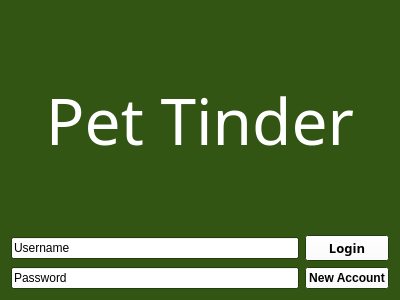
<?xml version="1.0" encoding="UTF-8"?>
<ui version="4.0">
 <class>HomeScreen</class>
 <widget class="QWidget" name="HomeScreen">
  <property name="geometry">
   <rect>
    <x>0</x>
    <y>0</y>
    <width>400</width>
    <height>300</height>
   </rect>
  </property>
  <property name="sizePolicy">
   <sizepolicy hsizetype="Maximum" vsizetype="Maximum">
    <horstretch>0</horstretch>
    <verstretch>0</verstretch>
   </sizepolicy>
  </property>
  <property name="palette">
   <palette>
    <active>
     <colorrole role="WindowText">
      <brush brushstyle="SolidPattern">
       <color alpha="255">
        <red>255</red>
        <green>255</green>
        <blue>255</blue>
       </color>
      </brush>
     </colorrole>
     <colorrole role="Button">
      <brush brushstyle="SolidPattern">
       <color alpha="255">
        <red>255</red>
        <green>255</green>
        <blue>255</blue>
       </color>
      </brush>
     </colorrole>
     <colorrole role="Light">
      <brush brushstyle="SolidPattern">
       <color alpha="255">
        <red>76</red>
        <green>221</green>
        <blue>13</blue>
       </color>
      </brush>
     </colorrole>
     <colorrole role="Midlight">
      <brush brushstyle="SolidPattern">
       <color alpha="255">
        <red>76</red>
        <green>221</green>
        <blue>13</blue>
       </color>
      </brush>
     </colorrole>
     <colorrole role="Dark">
      <brush brushstyle="SolidPattern">
       <color alpha="255">
        <red>76</red>
        <green>221</green>
        <blue>13</blue>
       </color>
      </brush>
     </colorrole>
     <colorrole role="Mid">
      <brush brushstyle="SolidPattern">
       <color alpha="255">
        <red>76</red>
        <green>221</green>
        <blue>13</blue>
       </color>
      </brush>
     </colorrole>
     <colorrole role="Text">
      <brush brushstyle="SolidPattern">
       <color alpha="255">
        <red>255</red>
        <green>255</green>
        <blue>255</blue>
       </color>
      </brush>
     </colorrole>
     <colorrole role="ButtonText">
      <brush brushstyle="SolidPattern">
       <color alpha="255">
        <red>0</red>
        <green>0</green>
        <blue>0</blue>
       </color>
      </brush>
     </colorrole>
     <colorrole role="Base">
      <brush brushstyle="SolidPattern">
       <color alpha="255">
        <red>255</red>
        <green>255</green>
        <blue>255</blue>
       </color>
      </brush>
     </colorrole>
     <colorrole role="Window">
      <brush brushstyle="SolidPattern">
       <color alpha="255">
        <red>50</red>
        <green>85</green>
        <blue>19</blue>
       </color>
      </brush>
     </colorrole>
     <colorrole role="Shadow">
      <brush brushstyle="SolidPattern">
       <color alpha="255">
        <red>76</red>
        <green>221</green>
        <blue>13</blue>
       </color>
      </brush>
     </colorrole>
     <colorrole role="AlternateBase">
      <brush brushstyle="SolidPattern">
       <color alpha="255">
        <red>76</red>
        <green>221</green>
        <blue>13</blue>
       </color>
      </brush>
     </colorrole>
     <colorrole role="NoRole">
      <brush brushstyle="SolidPattern">
       <color alpha="255">
        <red>76</red>
        <green>221</green>
        <blue>13</blue>
       </color>
      </brush>
     </colorrole>
     <colorrole role="ToolTipBase">
      <brush brushstyle="SolidPattern">
       <color alpha="255">
        <red>76</red>
        <green>221</green>
        <blue>13</blue>
       </color>
      </brush>
     </colorrole>
    </active>
    <inactive>
     <colorrole role="WindowText">
      <brush brushstyle="SolidPattern">
       <color alpha="255">
        <red>255</red>
        <green>255</green>
        <blue>255</blue>
       </color>
      </brush>
     </colorrole>
     <colorrole role="Button">
      <brush brushstyle="SolidPattern">
       <color alpha="255">
        <red>255</red>
        <green>255</green>
        <blue>255</blue>
       </color>
      </brush>
     </colorrole>
     <colorrole role="Light">
      <brush brushstyle="SolidPattern">
       <color alpha="255">
        <red>76</red>
        <green>221</green>
        <blue>13</blue>
       </color>
      </brush>
     </colorrole>
     <colorrole role="Midlight">
      <brush brushstyle="SolidPattern">
       <color alpha="255">
        <red>76</red>
        <green>221</green>
        <blue>13</blue>
       </color>
      </brush>
     </colorrole>
     <colorrole role="Dark">
      <brush brushstyle="SolidPattern">
       <color alpha="255">
        <red>76</red>
        <green>221</green>
        <blue>13</blue>
       </color>
      </brush>
     </colorrole>
     <colorrole role="Mid">
      <brush brushstyle="SolidPattern">
       <color alpha="255">
        <red>76</red>
        <green>221</green>
        <blue>13</blue>
       </color>
      </brush>
     </colorrole>
     <colorrole role="Text">
      <brush brushstyle="SolidPattern">
       <color alpha="255">
        <red>255</red>
        <green>255</green>
        <blue>255</blue>
       </color>
      </brush>
     </colorrole>
     <colorrole role="ButtonText">
      <brush brushstyle="SolidPattern">
       <color alpha="255">
        <red>0</red>
        <green>0</green>
        <blue>0</blue>
       </color>
      </brush>
     </colorrole>
     <colorrole role="Base">
      <brush brushstyle="SolidPattern">
       <color alpha="255">
        <red>255</red>
        <green>255</green>
        <blue>255</blue>
       </color>
      </brush>
     </colorrole>
     <colorrole role="Window">
      <brush brushstyle="SolidPattern">
       <color alpha="255">
        <red>50</red>
        <green>85</green>
        <blue>19</blue>
       </color>
      </brush>
     </colorrole>
     <colorrole role="Shadow">
      <brush brushstyle="SolidPattern">
       <color alpha="255">
        <red>76</red>
        <green>221</green>
        <blue>13</blue>
       </color>
      </brush>
     </colorrole>
     <colorrole role="AlternateBase">
      <brush brushstyle="SolidPattern">
       <color alpha="255">
        <red>76</red>
        <green>221</green>
        <blue>13</blue>
       </color>
      </brush>
     </colorrole>
     <colorrole role="NoRole">
      <brush brushstyle="SolidPattern">
       <color alpha="255">
        <red>76</red>
        <green>221</green>
        <blue>13</blue>
       </color>
      </brush>
     </colorrole>
     <colorrole role="ToolTipBase">
      <brush brushstyle="SolidPattern">
       <color alpha="255">
        <red>76</red>
        <green>221</green>
        <blue>13</blue>
       </color>
      </brush>
     </colorrole>
    </inactive>
    <disabled>
     <colorrole role="WindowText">
      <brush brushstyle="SolidPattern">
       <color alpha="255">
        <red>76</red>
        <green>221</green>
        <blue>13</blue>
       </color>
      </brush>
     </colorrole>
     <colorrole role="Button">
      <brush brushstyle="SolidPattern">
       <color alpha="255">
        <red>255</red>
        <green>255</green>
        <blue>255</blue>
       </color>
      </brush>
     </colorrole>
     <colorrole role="Light">
      <brush brushstyle="SolidPattern">
       <color alpha="255">
        <red>76</red>
        <green>221</green>
        <blue>13</blue>
       </color>
      </brush>
     </colorrole>
     <colorrole role="Midlight">
      <brush brushstyle="SolidPattern">
       <color alpha="255">
        <red>76</red>
        <green>221</green>
        <blue>13</blue>
       </color>
      </brush>
     </colorrole>
     <colorrole role="Dark">
      <brush brushstyle="SolidPattern">
       <color alpha="255">
        <red>76</red>
        <green>221</green>
        <blue>13</blue>
       </color>
      </brush>
     </colorrole>
     <colorrole role="Mid">
      <brush brushstyle="SolidPattern">
       <color alpha="255">
        <red>76</red>
        <green>221</green>
        <blue>13</blue>
       </color>
      </brush>
     </colorrole>
     <colorrole role="Text">
      <brush brushstyle="SolidPattern">
       <color alpha="255">
        <red>76</red>
        <green>221</green>
        <blue>13</blue>
       </color>
      </brush>
     </colorrole>
     <colorrole role="ButtonText">
      <brush brushstyle="SolidPattern">
       <color alpha="255">
        <red>76</red>
        <green>221</green>
        <blue>13</blue>
       </color>
      </brush>
     </colorrole>
     <colorrole role="Base">
      <brush brushstyle="SolidPattern">
       <color alpha="255">
        <red>50</red>
        <green>85</green>
        <blue>19</blue>
       </color>
      </brush>
     </colorrole>
     <colorrole role="Window">
      <brush brushstyle="SolidPattern">
       <color alpha="255">
        <red>50</red>
        <green>85</green>
        <blue>19</blue>
       </color>
      </brush>
     </colorrole>
     <colorrole role="Shadow">
      <brush brushstyle="SolidPattern">
       <color alpha="255">
        <red>76</red>
        <green>221</green>
        <blue>13</blue>
       </color>
      </brush>
     </colorrole>
     <colorrole role="AlternateBase">
      <brush brushstyle="SolidPattern">
       <color alpha="255">
        <red>76</red>
        <green>221</green>
        <blue>13</blue>
       </color>
      </brush>
     </colorrole>
     <colorrole role="NoRole">
      <brush brushstyle="SolidPattern">
       <color alpha="255">
        <red>76</red>
        <green>221</green>
        <blue>13</blue>
       </color>
      </brush>
     </colorrole>
     <colorrole role="ToolTipBase">
      <brush brushstyle="SolidPattern">
       <color alpha="255">
        <red>76</red>
        <green>221</green>
        <blue>13</blue>
       </color>
      </brush>
     </colorrole>
    </disabled>
   </palette>
  </property>
  <property name="windowTitle">
   <string>Form</string>
  </property>
  <layout class="QHBoxLayout" name="horizontalLayout">
   <item>
    <layout class="QVBoxLayout" name="verticalLayout">
     <item>
      <widget class="QLabel" name="logo">
       <property name="palette">
        <palette>
         <active>
          <colorrole role="WindowText">
           <brush brushstyle="SolidPattern">
            <color alpha="255">
             <red>255</red>
             <green>255</green>
             <blue>255</blue>
            </color>
           </brush>
          </colorrole>
          <colorrole role="Button">
           <brush brushstyle="SolidPattern">
            <color alpha="255">
             <red>255</red>
             <green>255</green>
             <blue>255</blue>
            </color>
           </brush>
          </colorrole>
          <colorrole role="Light">
           <brush brushstyle="SolidPattern">
            <color alpha="255">
             <red>50</red>
             <green>85</green>
             <blue>19</blue>
            </color>
           </brush>
          </colorrole>
          <colorrole role="Midlight">
           <brush brushstyle="SolidPattern">
            <color alpha="255">
             <red>50</red>
             <green>85</green>
             <blue>19</blue>
            </color>
           </brush>
          </colorrole>
          <colorrole role="Dark">
           <brush brushstyle="SolidPattern">
            <color alpha="255">
             <red>50</red>
             <green>85</green>
             <blue>19</blue>
            </color>
           </brush>
          </colorrole>
          <colorrole role="Mid">
           <brush brushstyle="SolidPattern">
            <color alpha="255">
             <red>50</red>
             <green>85</green>
             <blue>19</blue>
            </color>
           </brush>
          </colorrole>
          <colorrole role="Text">
           <brush brushstyle="SolidPattern">
            <color alpha="255">
             <red>255</red>
             <green>255</green>
             <blue>255</blue>
            </color>
           </brush>
          </colorrole>
          <colorrole role="BrightText">
           <brush brushstyle="SolidPattern">
            <color alpha="255">
             <red>50</red>
             <green>85</green>
             <blue>19</blue>
            </color>
           </brush>
          </colorrole>
          <colorrole role="ButtonText">
           <brush brushstyle="SolidPattern">
            <color alpha="255">
             <red>255</red>
             <green>255</green>
             <blue>255</blue>
            </color>
           </brush>
          </colorrole>
          <colorrole role="Base">
           <brush brushstyle="SolidPattern">
            <color alpha="255">
             <red>255</red>
             <green>255</green>
             <blue>255</blue>
            </color>
           </brush>
          </colorrole>
          <colorrole role="Window">
           <brush brushstyle="SolidPattern">
            <color alpha="255">
             <red>50</red>
             <green>85</green>
             <blue>19</blue>
            </color>
           </brush>
          </colorrole>
          <colorrole role="Shadow">
           <brush brushstyle="SolidPattern">
            <color alpha="255">
             <red>50</red>
             <green>85</green>
             <blue>19</blue>
            </color>
           </brush>
          </colorrole>
          <colorrole role="Highlight">
           <brush brushstyle="SolidPattern">
            <color alpha="255">
             <red>50</red>
             <green>85</green>
             <blue>19</blue>
            </color>
           </brush>
          </colorrole>
          <colorrole role="HighlightedText">
           <brush brushstyle="SolidPattern">
            <color alpha="255">
             <red>76</red>
             <green>221</green>
             <blue>13</blue>
            </color>
           </brush>
          </colorrole>
          <colorrole role="AlternateBase">
           <brush brushstyle="SolidPattern">
            <color alpha="255">
             <red>76</red>
             <green>221</green>
             <blue>13</blue>
            </color>
           </brush>
          </colorrole>
          <colorrole role="NoRole">
           <brush brushstyle="SolidPattern">
            <color alpha="255">
             <red>76</red>
             <green>221</green>
             <blue>13</blue>
            </color>
           </brush>
          </colorrole>
          <colorrole role="ToolTipBase">
           <brush brushstyle="SolidPattern">
            <color alpha="255">
             <red>76</red>
             <green>221</green>
             <blue>13</blue>
            </color>
           </brush>
          </colorrole>
          <colorrole role="ToolTipText">
           <brush brushstyle="SolidPattern">
            <color alpha="255">
             <red>76</red>
             <green>221</green>
             <blue>13</blue>
            </color>
           </brush>
          </colorrole>
         </active>
         <inactive>
          <colorrole role="WindowText">
           <brush brushstyle="SolidPattern">
            <color alpha="255">
             <red>255</red>
             <green>255</green>
             <blue>255</blue>
            </color>
           </brush>
          </colorrole>
          <colorrole role="Button">
           <brush brushstyle="SolidPattern">
            <color alpha="255">
             <red>255</red>
             <green>255</green>
             <blue>255</blue>
            </color>
           </brush>
          </colorrole>
          <colorrole role="Light">
           <brush brushstyle="SolidPattern">
            <color alpha="255">
             <red>50</red>
             <green>85</green>
             <blue>19</blue>
            </color>
           </brush>
          </colorrole>
          <colorrole role="Midlight">
           <brush brushstyle="SolidPattern">
            <color alpha="255">
             <red>50</red>
             <green>85</green>
             <blue>19</blue>
            </color>
           </brush>
          </colorrole>
          <colorrole role="Dark">
           <brush brushstyle="SolidPattern">
            <color alpha="255">
             <red>50</red>
             <green>85</green>
             <blue>19</blue>
            </color>
           </brush>
          </colorrole>
          <colorrole role="Mid">
           <brush brushstyle="SolidPattern">
            <color alpha="255">
             <red>50</red>
             <green>85</green>
             <blue>19</blue>
            </color>
           </brush>
          </colorrole>
          <colorrole role="Text">
           <brush brushstyle="SolidPattern">
            <color alpha="255">
             <red>255</red>
             <green>255</green>
             <blue>255</blue>
            </color>
           </brush>
          </colorrole>
          <colorrole role="BrightText">
           <brush brushstyle="SolidPattern">
            <color alpha="255">
             <red>50</red>
             <green>85</green>
             <blue>19</blue>
            </color>
           </brush>
          </colorrole>
          <colorrole role="ButtonText">
           <brush brushstyle="SolidPattern">
            <color alpha="255">
             <red>255</red>
             <green>255</green>
             <blue>255</blue>
            </color>
           </brush>
          </colorrole>
          <colorrole role="Base">
           <brush brushstyle="SolidPattern">
            <color alpha="255">
             <red>255</red>
             <green>255</green>
             <blue>255</blue>
            </color>
           </brush>
          </colorrole>
          <colorrole role="Window">
           <brush brushstyle="SolidPattern">
            <color alpha="255">
             <red>50</red>
             <green>85</green>
             <blue>19</blue>
            </color>
           </brush>
          </colorrole>
          <colorrole role="Shadow">
           <brush brushstyle="SolidPattern">
            <color alpha="255">
             <red>50</red>
             <green>85</green>
             <blue>19</blue>
            </color>
           </brush>
          </colorrole>
          <colorrole role="Highlight">
           <brush brushstyle="SolidPattern">
            <color alpha="255">
             <red>50</red>
             <green>85</green>
             <blue>19</blue>
            </color>
           </brush>
          </colorrole>
          <colorrole role="HighlightedText">
           <brush brushstyle="SolidPattern">
            <color alpha="255">
             <red>76</red>
             <green>221</green>
             <blue>13</blue>
            </color>
           </brush>
          </colorrole>
          <colorrole role="AlternateBase">
           <brush brushstyle="SolidPattern">
            <color alpha="255">
             <red>76</red>
             <green>221</green>
             <blue>13</blue>
            </color>
           </brush>
          </colorrole>
          <colorrole role="NoRole">
           <brush brushstyle="SolidPattern">
            <color alpha="255">
             <red>76</red>
             <green>221</green>
             <blue>13</blue>
            </color>
           </brush>
          </colorrole>
          <colorrole role="ToolTipBase">
           <brush brushstyle="SolidPattern">
            <color alpha="255">
             <red>76</red>
             <green>221</green>
             <blue>13</blue>
            </color>
           </brush>
          </colorrole>
          <colorrole role="ToolTipText">
           <brush brushstyle="SolidPattern">
            <color alpha="255">
             <red>76</red>
             <green>221</green>
             <blue>13</blue>
            </color>
           </brush>
          </colorrole>
         </inactive>
         <disabled>
          <colorrole role="WindowText">
           <brush brushstyle="SolidPattern">
            <color alpha="255">
             <red>50</red>
             <green>85</green>
             <blue>19</blue>
            </color>
           </brush>
          </colorrole>
          <colorrole role="Button">
           <brush brushstyle="SolidPattern">
            <color alpha="255">
             <red>255</red>
             <green>255</green>
             <blue>255</blue>
            </color>
           </brush>
          </colorrole>
          <colorrole role="Light">
           <brush brushstyle="SolidPattern">
            <color alpha="255">
             <red>50</red>
             <green>85</green>
             <blue>19</blue>
            </color>
           </brush>
          </colorrole>
          <colorrole role="Midlight">
           <brush brushstyle="SolidPattern">
            <color alpha="255">
             <red>50</red>
             <green>85</green>
             <blue>19</blue>
            </color>
           </brush>
          </colorrole>
          <colorrole role="Dark">
           <brush brushstyle="SolidPattern">
            <color alpha="255">
             <red>50</red>
             <green>85</green>
             <blue>19</blue>
            </color>
           </brush>
          </colorrole>
          <colorrole role="Mid">
           <brush brushstyle="SolidPattern">
            <color alpha="255">
             <red>50</red>
             <green>85</green>
             <blue>19</blue>
            </color>
           </brush>
          </colorrole>
          <colorrole role="Text">
           <brush brushstyle="SolidPattern">
            <color alpha="255">
             <red>50</red>
             <green>85</green>
             <blue>19</blue>
            </color>
           </brush>
          </colorrole>
          <colorrole role="BrightText">
           <brush brushstyle="SolidPattern">
            <color alpha="255">
             <red>50</red>
             <green>85</green>
             <blue>19</blue>
            </color>
           </brush>
          </colorrole>
          <colorrole role="ButtonText">
           <brush brushstyle="SolidPattern">
            <color alpha="255">
             <red>50</red>
             <green>85</green>
             <blue>19</blue>
            </color>
           </brush>
          </colorrole>
          <colorrole role="Base">
           <brush brushstyle="SolidPattern">
            <color alpha="255">
             <red>50</red>
             <green>85</green>
             <blue>19</blue>
            </color>
           </brush>
          </colorrole>
          <colorrole role="Window">
           <brush brushstyle="SolidPattern">
            <color alpha="255">
             <red>50</red>
             <green>85</green>
             <blue>19</blue>
            </color>
           </brush>
          </colorrole>
          <colorrole role="Shadow">
           <brush brushstyle="SolidPattern">
            <color alpha="255">
             <red>50</red>
             <green>85</green>
             <blue>19</blue>
            </color>
           </brush>
          </colorrole>
          <colorrole role="Highlight">
           <brush brushstyle="SolidPattern">
            <color alpha="255">
             <red>145</red>
             <green>141</green>
             <blue>126</blue>
            </color>
           </brush>
          </colorrole>
          <colorrole role="HighlightedText">
           <brush brushstyle="SolidPattern">
            <color alpha="255">
             <red>76</red>
             <green>221</green>
             <blue>13</blue>
            </color>
           </brush>
          </colorrole>
          <colorrole role="AlternateBase">
           <brush brushstyle="SolidPattern">
            <color alpha="255">
             <red>76</red>
             <green>221</green>
             <blue>13</blue>
            </color>
           </brush>
          </colorrole>
          <colorrole role="NoRole">
           <brush brushstyle="SolidPattern">
            <color alpha="255">
             <red>76</red>
             <green>221</green>
             <blue>13</blue>
            </color>
           </brush>
          </colorrole>
          <colorrole role="ToolTipBase">
           <brush brushstyle="SolidPattern">
            <color alpha="255">
             <red>76</red>
             <green>221</green>
             <blue>13</blue>
            </color>
           </brush>
          </colorrole>
          <colorrole role="ToolTipText">
           <brush brushstyle="SolidPattern">
            <color alpha="255">
             <red>76</red>
             <green>221</green>
             <blue>13</blue>
            </color>
           </brush>
          </colorrole>
         </disabled>
        </palette>
       </property>
       <property name="font">
        <font>
         <family>Purisa</family>
         <pointsize>48</pointsize>
         <weight>50</weight>
         <bold>false</bold>
        </font>
       </property>
       <property name="text">
        <string>Pet Tinder</string>
       </property>
       <property name="textFormat">
        <enum>Qt::RichText</enum>
       </property>
       <property name="scaledContents">
        <bool>true</bool>
       </property>
       <property name="alignment">
        <set>Qt::AlignCenter</set>
       </property>
       <property name="wordWrap">
        <bool>true</bool>
       </property>
      </widget>
     </item>
     <item>
      <layout class="QGridLayout" name="gridLayout">
       <item row="0" column="1">
        <widget class="QPushButton" name="loginButton">
         <property name="font">
          <font>
           <family>Source Code Pro</family>
           <pointsize>10</pointsize>
           <weight>75</weight>
           <bold>true</bold>
          </font>
         </property>
         <property name="text">
          <string>Login</string>
         </property>
        </widget>
       </item>
       <item row="1" column="1">
        <widget class="QPushButton" name="newAccount">
         <property name="font">
          <font>
           <weight>75</weight>
           <bold>true</bold>
          </font>
         </property>
         <property name="text">
          <string>New Account</string>
         </property>
        </widget>
       </item>
       <item row="0" column="0">
        <widget class="QLineEdit" name="usernameInput">
         <property name="palette">
          <palette>
           <active>
            <colorrole role="Text">
             <brush brushstyle="SolidPattern">
              <color alpha="255">
               <red>0</red>
               <green>0</green>
               <blue>0</blue>
              </color>
             </brush>
            </colorrole>
           </active>
           <inactive>
            <colorrole role="Text">
             <brush brushstyle="SolidPattern">
              <color alpha="255">
               <red>0</red>
               <green>0</green>
               <blue>0</blue>
              </color>
             </brush>
            </colorrole>
           </inactive>
           <disabled>
            <colorrole role="Text">
             <brush brushstyle="SolidPattern">
              <color alpha="255">
               <red>76</red>
               <green>221</green>
               <blue>13</blue>
              </color>
             </brush>
            </colorrole>
           </disabled>
          </palette>
         </property>
         <property name="text">
          <string>Username</string>
         </property>
        </widget>
       </item>
       <item row="1" column="0">
        <widget class="QLineEdit" name="passwordInput">
         <property name="palette">
          <palette>
           <active>
            <colorrole role="Text">
             <brush brushstyle="SolidPattern">
              <color alpha="255">
               <red>0</red>
               <green>0</green>
               <blue>0</blue>
              </color>
             </brush>
            </colorrole>
           </active>
           <inactive>
            <colorrole role="Text">
             <brush brushstyle="SolidPattern">
              <color alpha="255">
               <red>0</red>
               <green>0</green>
               <blue>0</blue>
              </color>
             </brush>
            </colorrole>
           </inactive>
           <disabled>
            <colorrole role="Text">
             <brush brushstyle="SolidPattern">
              <color alpha="255">
               <red>76</red>
               <green>221</green>
               <blue>13</blue>
              </color>
             </brush>
            </colorrole>
           </disabled>
          </palette>
         </property>
         <property name="text">
          <string>Password</string>
         </property>
        </widget>
       </item>
      </layout>
     </item>
    </layout>
   </item>
  </layout>
 </widget>
 <resources/>
 <connections/>
</ui>
